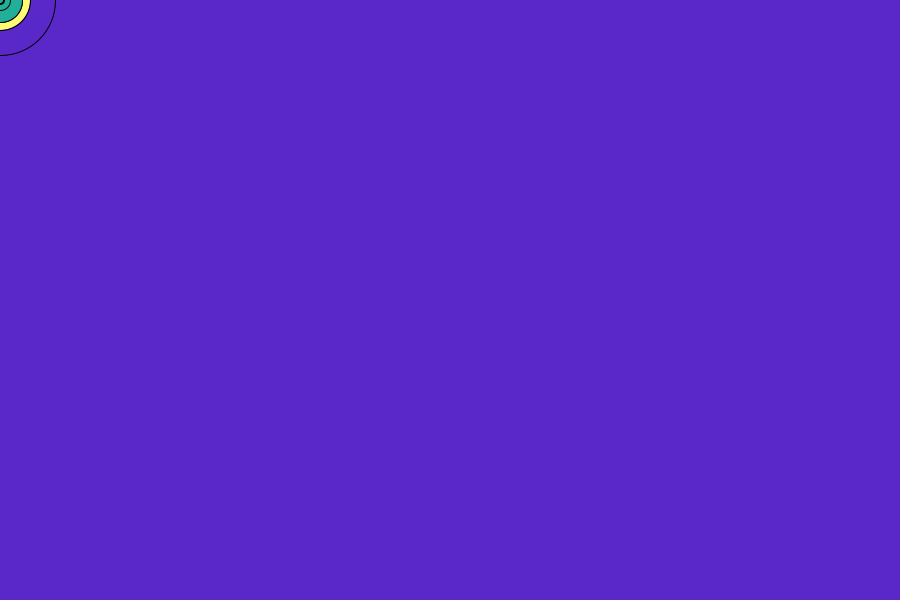
Frame 1 (no input)
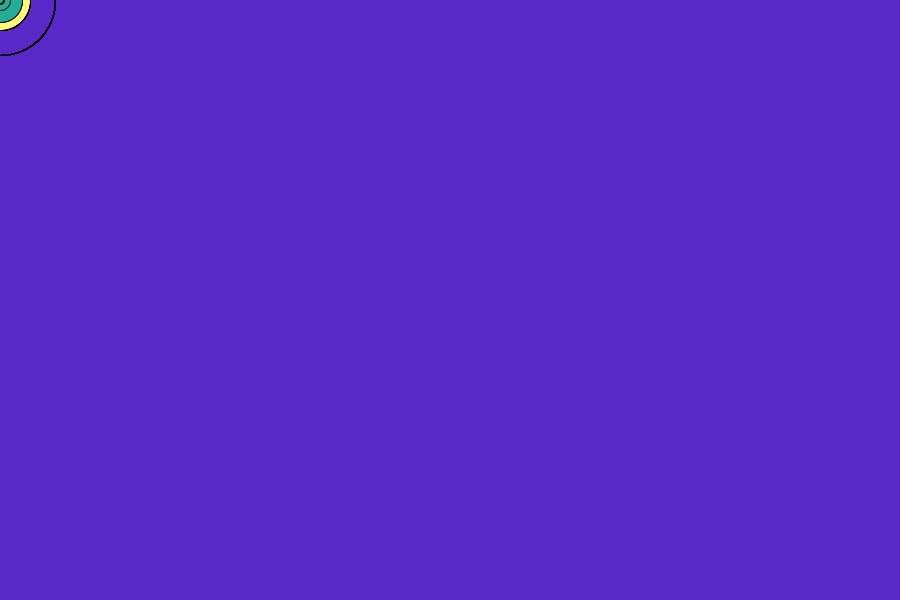
Frame 60 (the mouse pressed at the canvas centre just before this capture)
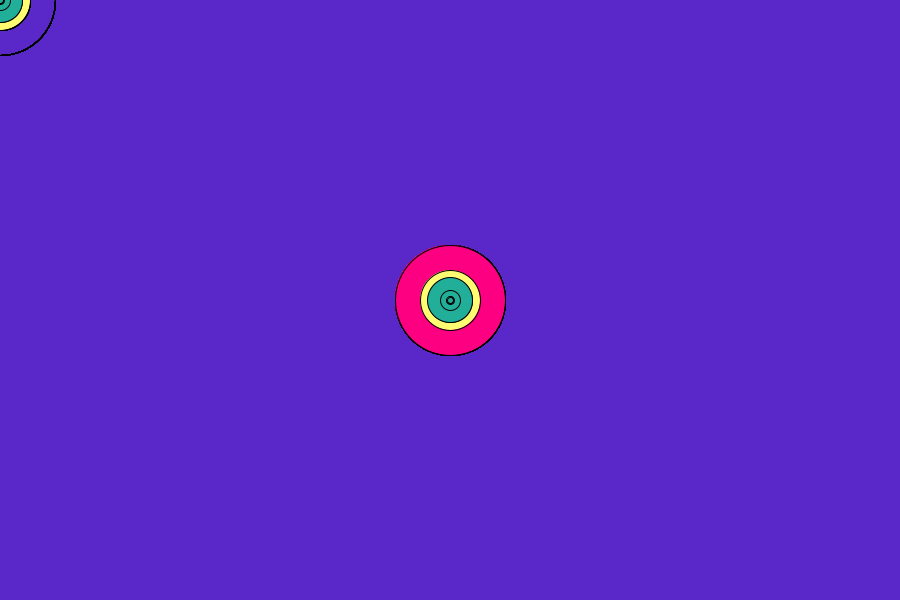
Frame 120 (the mouse held since frame 60 and released just before this capture)

The Processing sketch that drew these frames (run headless with seeded random() and noise(); from frame 60 on, the mouse is pressed at the canvas centre):

// Processing sketch: processing_13716
// ── processing_13716.pde

void setup() {
  size(900, 600);
  background(90,40,201);
  smooth();
}

void draw() {
  if (mousePressed) {
    fill(253,0,129);
     ellipse(mouseX, mouseY, 60, 60);
  } else {
    fill(2000);
  }
  ellipse(mouseX, mouseY, 110, 110);
  fill(#FFFC71);
  ellipse(mouseX, mouseY, 60, 60);
  fill(#FFFFC1);
  ellipse(mouseX, mouseY, 40, 40);
  fill(#22AF99);
   ellipse(mouseX, mouseY, 41, 41);
   ellipse(mouseX, mouseY, 42, 42);
   ellipse(mouseX, mouseY, 43, 43);
   ellipse(mouseX, mouseY, 44, 44);
   ellipse(mouseX, mouseY, 45, 45);
  ellipse(mouseX, mouseY, 20, 20);
  ellipse(mouseX, mouseY, 8, 8);
   ellipse(mouseX, mouseY, 7, 7);
    ellipse(mouseX, mouseY, 6, 6);

}
